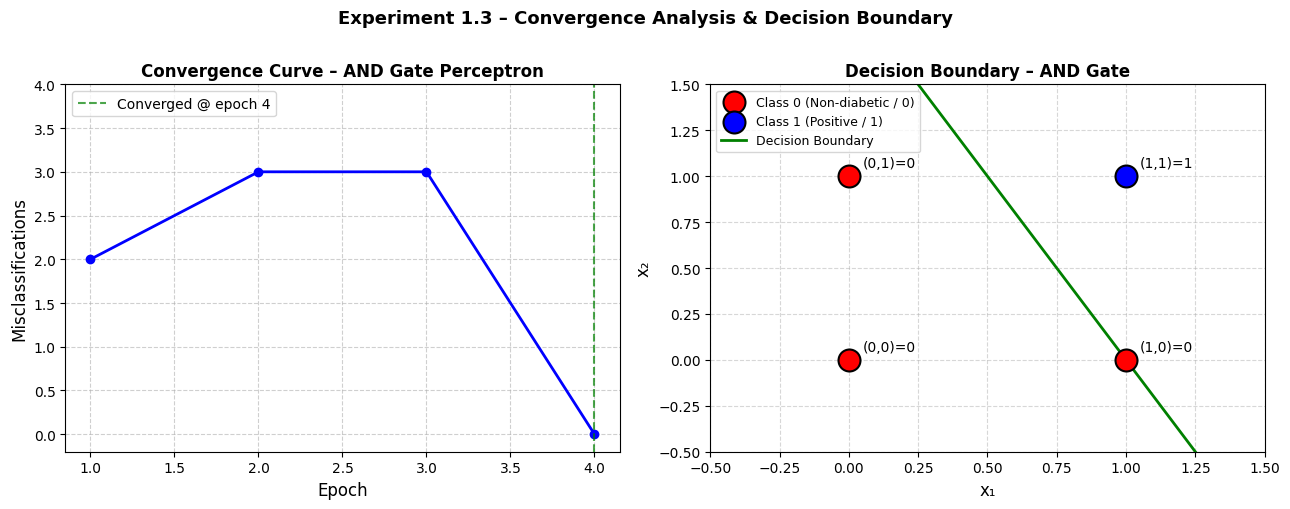

Write the Python code that produced this figure.
"""
Experiment 1.3 – Convergence Analysis & Final Weight Extraction
Course  : Soft Computing Lab (PEC-CSG691A)
Sem     : B.Tech CSE-2023, Semester VI
Faculty : Dr. Vandana Yadav & Dr. Sandip Das

Aim: Plot the convergence curve (error vs epoch) and extract the final
     learned weights and decision boundary.
"""

import numpy as np
import matplotlib
matplotlib.use("Agg")   # non-interactive backend; change to "TkAgg" for pop-up
import matplotlib.pyplot as plt


class PerceptronAnalyzer:
    """Perceptron with detailed convergence tracking."""

    def __init__(self, lr: float = 0.1, epochs: int = 50):
        self.lr = lr
        self.epochs = epochs
        self.errors_per_epoch: list[int] = []
        self.w: np.ndarray = None
        self.b: float = 0.0

    def _step(self, net: float) -> int:
        return 1 if net >= 0 else 0

    def _update(self, xi: np.ndarray, yi: int) -> bool:
        """Apply one weight update. Returns True if an update was made."""
        out = self._step(np.dot(xi, self.w) + self.b)
        err = yi - out
        if err != 0:
            self.w += self.lr * err * xi
            self.b += self.lr * err
            return True
        return False

    def fit(self, X: np.ndarray, y: np.ndarray) -> None:
        """Train and record per-epoch misclassification counts."""
        self.w = np.zeros(X.shape[1])
        self.b = 0.0
        self.errors_per_epoch = []

        for _ in range(self.epochs):
            errs = sum(
                1 for xi, yi in zip(X, y)
                if self._update(xi, yi)
            )
            self.errors_per_epoch.append(errs)
            if errs == 0:
                break

    def convergence_epoch(self) -> int | str:
        """Return the first epoch index (1-based) where errors hit zero."""
        for i, e in enumerate(self.errors_per_epoch):
            if e == 0:
                return i + 1
        return "Not converged"

    def decision_boundary_equation(self) -> str:
        return (
            f"{self.w[0]:.4f}·x₁ + {self.w[1]:.4f}·x₂ + {self.b:.4f} = 0"
        )


# ── Dataset ───────────────────────────────────────────────────────────────────

X = np.array([[0, 0], [0, 1], [1, 0], [1, 1]], dtype=float)
y = np.array([0, 0, 0, 1])

pa = PerceptronAnalyzer(lr=0.1, epochs=30)
pa.fit(X, y)

# ── Console report ────────────────────────────────────────────────────────────

print("=" * 50)
print("   Experiment 1.3 – Convergence Analysis")
print("=" * 50)
print(f"Final Weights    : {np.round(pa.w, 4)}")
print(f"Final Bias       : {round(pa.b, 4)}")
print(f"Converged at     : epoch {pa.convergence_epoch()}")
print(f"Decision Boundary: {pa.decision_boundary_equation()}")
print(f"Errors per epoch : {pa.errors_per_epoch}")

# ── Plots ─────────────────────────────────────────────────────────────────────

fig, (ax1, ax2) = plt.subplots(1, 2, figsize=(13, 5))

# --- Convergence curve -------------------------------------------------------
ax1.plot(
    range(1, len(pa.errors_per_epoch) + 1),
    pa.errors_per_epoch,
    "b-o", markersize=6, linewidth=2,
)
ax1.set_xlabel("Epoch", fontsize=12)
ax1.set_ylabel("Misclassifications", fontsize=12)
ax1.set_title("Convergence Curve – AND Gate Perceptron", fontsize=12, fontweight="bold")
ax1.set_ylim(-0.2, max(pa.errors_per_epoch) + 1)
ax1.grid(True, linestyle="--", alpha=0.6)

# Annotate convergence point
conv = pa.convergence_epoch()
if isinstance(conv, int):
    ax1.axvline(x=conv, color="green", linestyle="--", alpha=0.7, label=f"Converged @ epoch {conv}")
    ax1.legend()

# --- Decision boundary -------------------------------------------------------
class_colors = {0: "red", 1: "blue"}
class_labels = {0: "Class 0 (Non-diabetic / 0)", 1: "Class 1 (Positive / 1)"}

for xi, yi in zip(X, y):
    ax2.scatter(
        xi[0], xi[1],
        c=class_colors[yi], s=250, zorder=5,
        edgecolors="black", linewidth=1.5,
        label=class_labels[yi],
    )
    ax2.annotate(
        f"({int(xi[0])},{int(xi[1])})={yi}",
        (xi[0] + 0.05, xi[1] + 0.05),
        fontsize=10,
    )

if pa.w[1] != 0:
    x1_range = np.linspace(-0.5, 1.5, 300)
    x2_range = -(pa.w[0] * x1_range + pa.b) / pa.w[1]
    ax2.plot(x1_range, x2_range, "g-", lw=2, label="Decision Boundary")

ax2.set_xlim(-0.5, 1.5)
ax2.set_ylim(-0.5, 1.5)
ax2.set_xlabel("x₁", fontsize=12)
ax2.set_ylabel("x₂", fontsize=12)
ax2.set_title("Decision Boundary – AND Gate", fontsize=12, fontweight="bold")
ax2.grid(True, linestyle="--", alpha=0.5)

# De-duplicate legend handles
handles, labels = ax2.get_legend_handles_labels()
by_label = dict(zip(labels, handles))
ax2.legend(by_label.values(), by_label.keys(), loc="upper left", fontsize=9)

plt.suptitle(
    "Experiment 1.3 – Convergence Analysis & Decision Boundary",
    fontsize=13, fontweight="bold", y=1.01,
)
plt.tight_layout()

output_path = "experiments/exp1_3_convergence_analysis.png"
plt.savefig(output_path, dpi=100, bbox_inches="tight")
print(f"\nPlot saved → {output_path}")
